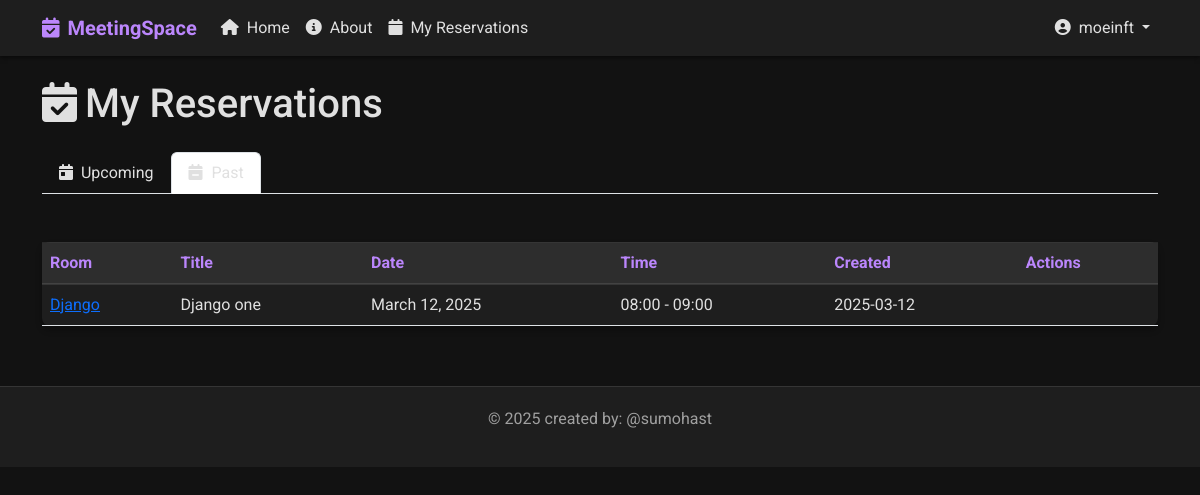
/my-reservations/?status=past (signed in), run on an earlier commit of the app's database.
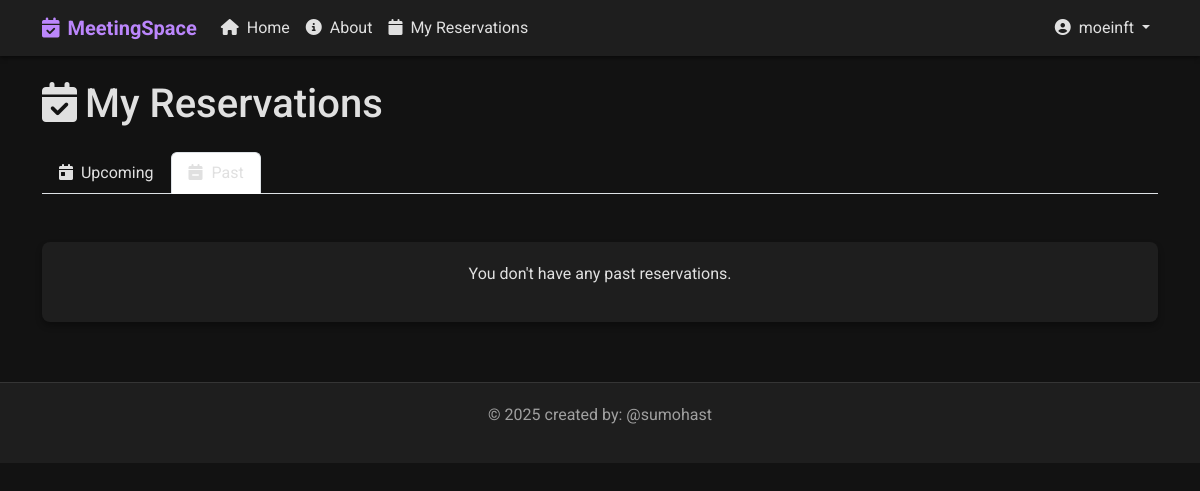
And on a later commit of the database.
### base/models.py (models this page shows, shortened)
class Reservation(models.Model):
    participant_count = models.IntegerField(default=1, help_text="Number of participants")
    room = models.ForeignKey(Room, on_delete=models.CASCADE)
    user = models.ForeignKey(User, on_delete=models.CASCADE)
    title = models.CharField(max_length=200)
    description = models.TextField(null=True, blank=True)
    date = models.DateField()
    start_time = models.TimeField()
    end_time = models.TimeField()
    participants_emails = models.TextField(null=True, blank=True,
                                          help_text="Enter email addresses separated by commas")
    reminder_sent = models.BooleanField(default=False) # this field is used to track if a reminder has been sent for this reservation
    created = models.DateTimeField(auto_now_add=True)
    updated = models.DateTimeField(auto_now=True)
    class Meta:
        ordering = ['date', 'start_time']
        constraints = [
            models.UniqueConstraint(
                fields=['room', 'date', 'start_time'],
                name='unique_reservation'
            )
        ]

class Room(models.Model):
    name = models.CharField(max_length=100)
    capacity = models.IntegerField(default=10)
    has_projector = models.BooleanField(default=False)
    has_whiteboard = models.BooleanField(default=False)
    has_video_conference = models.BooleanField(default=False)
    description = models.TextField(null=True, blank=True)
    created = models.DateTimeField(auto_now_add=True)
    updated = models.DateTimeField(auto_now=True)
    class Meta: # this class is used to define metadata for the model , for example when we want to sort the rooms by name
        ordering = ['name']

### base/views.py (the view)
# urls.py: path('my-reservations/', views.user_reservations, name="user-reservations"),
@login_required
def user_reservations(request):
    reservations = Reservation.objects.filter(user=request.user).order_by('date', 'start_time')
    status = request.GET.get('status', 'upcoming')
    today = datetime.now().date()
    if status == 'past':
        reservations = reservations.filter(date__lt=today)
    else:  # upcoming
        reservations = reservations.filter(date__gte=today)
    paginator = Paginator(reservations, 10)  # Show 10 reservations per page
    page_number = request.GET.get('page')
    page_obj = paginator.get_page(page_number)
    context = {
        'reservations': page_obj,
        'status': status,
    }
    return render(request, 'base/user_reservations.html', context)

### templates/base/user_reservations.html (shortened to what this page needs)
{% extends 'main.html' %}
{% block content %}
<div class="row mb-4">
    <div class="col-12">
        <h1 class="mb-4"><i class="fas fa-calendar-check me-2"></i>My Reservations</h1>
        <ul class="nav nav-tabs mb-4">
            <li class="nav-item">
                <a class="nav-link {% if status == 'upcoming' %}active{% endif %}" href="{% url 'user-reservations' %}?status=upcoming">
                    <i class="fas fa-calendar-day me-1"></i> Upcoming
                </a>
            </li>
            <li class="nav-item">
                <a class="nav-link {% if status == 'past' %}active{% endif %}" href="{% url 'user-reservations' %}?status=past">
                    <i class="fas fa-calendar-minus me-1"></i> Past
                </a>
            </li>
        </ul>
    </div>
</div>
<div class="row">
    <div class="col-12">
        <div class="card">
            <div class="card-body p-0">
                {% if reservations %}
                <div class="table-responsive">
                    <table class="table mb-0">
                        <thead>
                            <tr>
                                <th>Room</th>
                                <th>Title</th>
                                <th>Date</th>
                                <th>Time</th>
                                <th>Created</th>
                                <th>Actions</th>
                            </tr>
                        </thead>
                        <tbody>
                            {% for reservation in reservations %}
                            <tr>
                                <td>
                                    <a href="{% url 'room-detail' reservation.room.id %}">
                                        {{ reservation.room.name }}
                                    </a>
                                </td>
                                <td>{{ reservation.title }}</td>
                                <td>{{ reservation.date }}</td>
                                <td>{{ reservation.start_time|time:"H:i" }} - {{ reservation.end_time|time:"H:i" }}</td>
                                <td>{{ reservation.created|date:"Y-m-d" }}</td>
                                <td>
                                </td>
                            </tr>
                            {% endfor %}
                        </tbody>
                    </table>
                </div>
                {% else %}
                <div class="card-body">
                    <p class="text-center">
                        {% if status == 'upcoming' %}
                        You don't have any upcoming reservations.
                        {% else %}
                        You don't have any past reservations.
                        {% endif %}
                    </p>
                </div>
                {% endif %}
            </div>
        </div>
    </div>
</div>
{% endblock %}

What changed in the data, as far as the page shows it:
removed Reservation: room.name "Django", title "Django one", date "March 12, 2025", start_time "08:00", end_time "09:00", created "2025-03-12"
Also different on the page:
text no longer shown: "Room Title Date Time Created Actions"
text now shown: "You don't have any past reservations."
